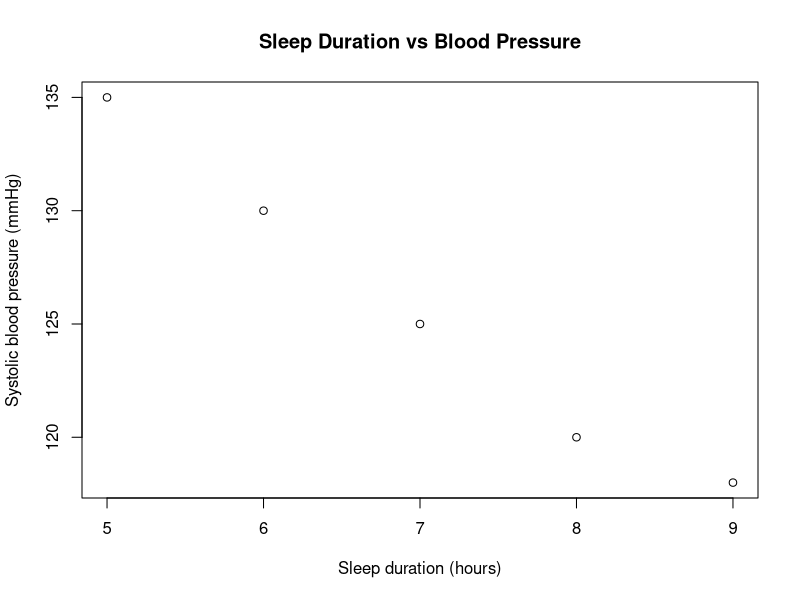

Reproduce this figure in R.
# Exploratory Data Analysis
# Imperial MSc - Data Science Collaboration

# Create a small example dataset
sleep_hours <- c(5, 6, 7, 8, 9)
sbp <- c(135, 130, 125, 120, 118)

# Combine variables into a data frame
data <- data.frame(sleep_hours, sbp)

# Explore the data
summary(data)

# Visualise the relationship
plot(data$sleep_hours, data$sbp,
     xlab = "Sleep duration (hours)",
     ylab = "Systolic blood pressure (mmHg)",
     main = "Sleep Duration vs Blood Pressure")
